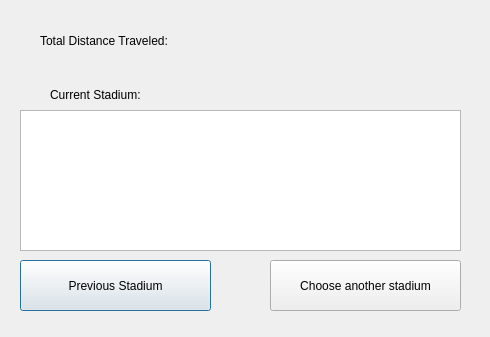
<?xml version="1.0" encoding="UTF-8"?>
<ui version="4.0">
 <class>shortcustomtrip</class>
 <widget class="QDialog" name="shortcustomtrip">
  <property name="geometry">
   <rect>
    <x>0</x>
    <y>0</y>
    <width>490</width>
    <height>337</height>
   </rect>
  </property>
  <property name="windowTitle">
   <string>Dialog</string>
  </property>
  <widget class="QLabel" name="label_2">
   <property name="geometry">
    <rect>
     <x>50</x>
     <y>79</y>
     <width>261</width>
     <height>31</height>
    </rect>
   </property>
   <property name="text">
    <string>Current Stadium: </string>
   </property>
  </widget>
  <widget class="QPushButton" name="pushButton">
   <property name="geometry">
    <rect>
     <x>20</x>
     <y>260</y>
     <width>191</width>
     <height>51</height>
    </rect>
   </property>
   <property name="text">
    <string>Previous Stadium</string>
   </property>
  </widget>
  <widget class="QTableView" name="tableView">
   <property name="geometry">
    <rect>
     <x>20</x>
     <y>110</y>
     <width>441</width>
     <height>141</height>
    </rect>
   </property>
  </widget>
  <widget class="QLabel" name="label">
   <property name="geometry">
    <rect>
     <x>40</x>
     <y>30</y>
     <width>371</width>
     <height>21</height>
    </rect>
   </property>
   <property name="text">
    <string>Total Distance Traveled: </string>
   </property>
  </widget>
  <widget class="QPushButton" name="pushButton_2">
   <property name="geometry">
    <rect>
     <x>270</x>
     <y>260</y>
     <width>191</width>
     <height>51</height>
    </rect>
   </property>
   <property name="text">
    <string>Choose another stadium</string>
   </property>
  </widget>
 </widget>
 <resources/>
 <connections/>
</ui>
